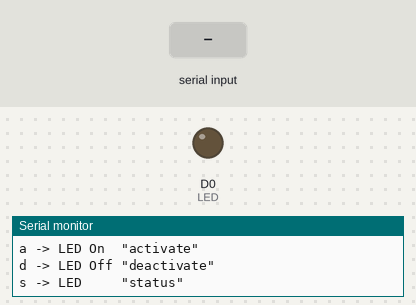
Simulated run of this sketch. Board: ESP8266 (NodeMCU). Shown: output pins drawn as LEDs (lit = HIGH), the last lines printed to the serial monitor. The test bench sets the inputs (shaded band).

Above: at 1.2 s.
1.3 s: "a" received over Serial
At 1.8 s:
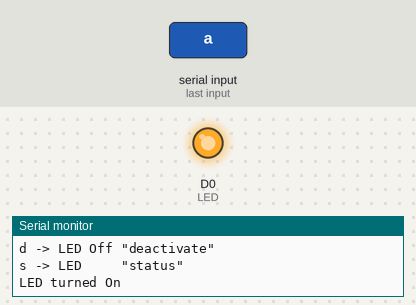
4.3 s: "f" received over Serial
At 5.2 s:
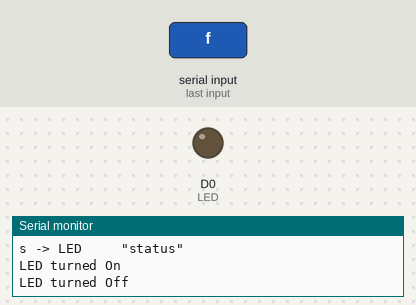
Timing chart, 0 to 7.3 s (numbered marks = the images above; inputs shaded):
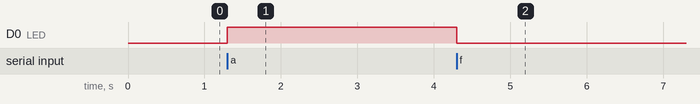

The sketch:

Arduino_To_C_.ino
```cpp
#define LED D0         // Pin 13 is connected to the LED
char rxChar= 0;         // RXcHAR holds the received command.

//=== function to print the command list:  ===========================
void printHelp(void){
  Serial.println("--- Command list: ---");
  Serial.println("? -> Print this HELP");
  Serial.println("a -> LED On  \"activate\"");
  Serial.println("d -> LED Off \"deactivate\"");
  Serial.println("s -> LED     \"status\"");
  }

//---------------- setup ---------------------------------------------
void setup(){
  Serial.begin(9600);   // Open serial port (9600 bauds).
  pinMode(LED, OUTPUT); // Sets pin 13 as OUTPUT.
  Serial.flush();       // Clear receive buffer.
  printHelp();          // Print the command list.
}

//--------------- loop -----------------------------------------------
void loop(){
  if (Serial.available() >0){          // Check receive buffer.
    rxChar = Serial.read();            // Save character received.
    Serial.flush();                    // Clear receive buffer.

  switch (rxChar) {

    case 'a':
    case 'A':                          // If received 'a' or 'A':
  if (digitalRead(LED) == LOW){        // If LED is Off:
          digitalWrite(LED,HIGH);      // Turn On the LED.
          Serial.println("LED turned On");
  }
        else Serial.println("LED already On!");
        break;

    case 'f':
    case 'F':                          // If received 'd' or 'D':
  if (digitalRead(LED) == HIGH){       // If LED is On:
          digitalWrite(LED,LOW);       // Turn Off the LED.
          Serial.println("LED turned Off");
  }
        else Serial.println("LED already Off!");
        break;

    case 's':
    case 'S':                          // If received  's' or 'S':
  if (digitalRead(LED) == HIGH)        // Read LED status.
          Serial.println("LED status: On");
        else Serial.println("LED status: Off");
        break;

    case '?':                          // If received a ?:
        printHelp();                   // print the command list.
        break;

    default:
   //   Serial.print("'");
        Serial.print((char)rxChar);
  //    Serial.println("' is not a command!");
    }
  }
}
```

Measured:
- after the input at 1.3 s, D0 (LED): LOW → HIGH at once
- after the input at 4.3 s, D0 (LED): HIGH → LOW at once
